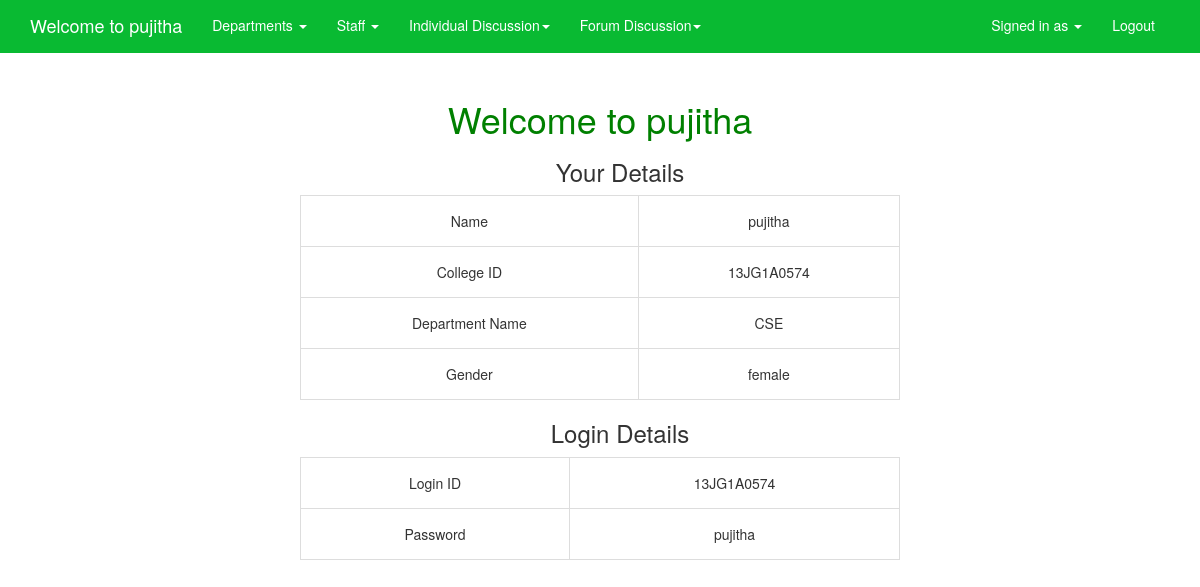
Page /stinteraction/myprofile.php (signed in) on the committed database.
### tables this page shows
CREATE TABLE `register_table` (
  `name` varchar(50) NOT NULL,
  `nameid` varchar(50) NOT NULL,
  `password` varchar(50) NOT NULL,
  `deptname` varchar(50) NOT NULL,
  `gender` varchar(50) NOT NULL,
  `regmember` varchar(50) NOT NULL
);

### stinteraction/myprofile.php (the view, shortened to what this page needs)
<!DOCTYPE html>
<html lang="en">
<head>
   <link rel="stylesheet" href="boostrapcss/bootstrap.min.css">
  <link rel="stylesheet" href="boostrapcss/main.css" >
</head>
<body>
<?php
$name = $_SESSION['session_student_name'];
$con = mysqli_connect("localhost:3306", "root", "");
$result =mysqli_query($con,"select * from register_table where name='$name'");
$student_row=mysqli_fetch_array($result,MYSQLI_NUM);
$name = $student_row[0];
$nameid=$student_row[1];
$password = $student_row[2];
$deptname=$student_row[3];
$gender=$student_row[4];
?>
<div class="navbar-wrapper">
    <div class="container-fluid">
        <nav class="navbar navbar-fixed-top">
            <div class="container">
                <div class="navbar-header">
                    <a class="navbar-brand" href="#">Welcome to <?php echo $name ?> </a>
                </div>
                <div id="navbar" class="navbar-collapse collapse">
                    <ul class="nav navbar-nav">
                        <li class=" dropdown">
                            <a href="#" class="dropdown-toggle " data-toggle="dropdown" role="button" aria-haspopup="true" aria-expanded="false">Departments <span class="caret"></span></a>
                        </li>
                        <li class=" dropdown"><a href="#" class="dropdown-toggle active" data-toggle="dropdown" role="button" aria-haspopup="true" aria-expanded="false">Staff <span class="caret"></span></a>
                        </li>
                        <li class=" dropdown"><a href="forum.php" class="dropdown-toggle active" data-toggle="dropdown" role="button" aria-haspopup="true" aria-expanded="false">Individual Discussion<span class="caret"></span></a>
                        <li class=" dropdown"><a href="forum.php" class="dropdown-toggle active" data-toggle="dropdown" role="button" aria-haspopup="true" aria-expanded="false">Forum Discussion<span class="caret"></span></a>
                    </ul>
                    <ul class="nav navbar-nav pull-right">
                        <li class=" dropdown"><a href="#" class="dropdown-toggle active" data-toggle="dropdown" role="button" aria-haspopup="true" aria-expanded="false">Signed in as  <span class="caret"></span></a>
                        </li>
                        <li class=""><a href="logout.php">Logout</a></li>
                    </ul>
                </div>
            </div>
        </nav>
    </div>
</div>
<h1 style="color:green;"> <center> <br><br>Welcome to <?php echo $name ?> </center> </h1>
<table align="center">
  <center><h3><ul> Your Details </ul></h3> </center>
  <tr>
    <td>Name</td>
    <td><?php echo $name ?></td>
  </tr>
  <tr>
    <td>College ID</td>
    <td><?php echo $nameid ?></td>
  </tr>
  <tr>
    <td>Department Name</td>
    <td><?php echo $deptname ?></td>
  </tr>
  <tr>
    <td>Gender</td>
    <td><?php echo $gender ?></td>
  </tr>
</table>
<table align="center">
  <center><h3><ul> Login Details </ul></h3> </center>
  <tr>
    <td>Login ID</td>
    <td><?php echo $nameid ?></td>
  </tr>
  <tr>
    <td>Password</td>
    <td><?php echo $password ?></td>
  </tr>
</table>
</body>
</html>

### stinteraction/boostrapcss/main.css (style rules this page uses)
.navbar, .dropdown-menu { background:#09ba32; border: none; }
.nav>li>a, .dropdown-menu>li>a:focus, .dropdown-menu>li>a:hover, .dropdown-menu>li>a, .dropdown-menu>li { border-bottom: 3px solid transparent; }
.navbar a, .dropdown-menu>li>a, .dropdown-menu>li>a:focus, .dropdown-menu>li>a:hover, .navbar-toggle { color: #fff; }

### stinteraction/myprofile.php (style rules this page uses)
table, td, th { border: 1px solid #ddd; text-align: center; }
table { border-collapse: collapse; width: 50%; }
th, td { padding: 15px; }

### rows in the picture
register_table: name "pujitha", nameid "13JG1A0574", deptname "CSE", gender "female", password "pujitha"
